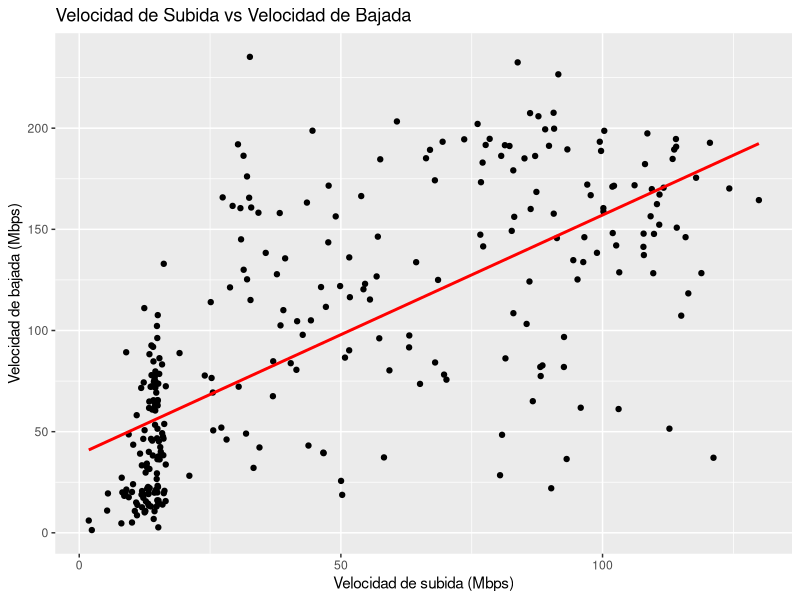

Generate this figure with R:
library(ggplot2)
library(stats)

# Leer los datos del archivo resultados.csv
data <- read.csv("results.csv")

velocidad_subida <- data$up
velocidad_bajada <- data$down

# Cálculos estadísticos de subida
media_subida <- mean(velocidad_subida)
moda_subida <- as.numeric(names(table(velocidad_subida))[table(velocidad_subida) == max(table(velocidad_subida))])
desviacion_subida <- sd(velocidad_subida)

# Cálculos estadísticos de bajada
media_bajada <- mean(velocidad_bajada)
moda_bajada <- as.numeric(names(table(velocidad_bajada))[table(velocidad_bajada) == max(table(velocidad_bajada))])
desviacion_bajada <- sd(velocidad_bajada)

# Gráfica de dispersión de velocidad de subida y bajada
ggplot(data, aes(x = up, y = down)) +
  geom_point() +
  labs(x = "Velocidad de subida (Mbps)", y = "Velocidad de bajada (Mbps)",
       title = "Velocidad de Subida vs Velocidad de Bajada") +
  geom_smooth(method = "lm", se = FALSE, color = "red") +
  geom_text(x = 40, y = 260, label = paste("y =", round(coef(lm(down ~ up, data))["up"], 2), "x +",
                                           round(coef(lm(down ~ up, data))["(Intercept)"], 2)), size = 4) +
  geom_text(x = 40, y = 250, label = paste("r =", round(cor(velocidad_subida, velocidad_bajada), 2)), size = 4)

# Resultados de subida
cat("Estadísticas de Velocidad de Subida:\n")
cat("Media:", media_subida, "\n")
cat("Moda:", moda_subida, "\n")
cat("Desviación estándar:", desviacion_subida, "\n")

# Resultados de bajada
cat("\nEstadísticas de Velocidad de Bajada:\n")
cat("Media:", media_bajada, "\n")
cat("Moda:", moda_bajada, "\n")
cat("Desviación estándar:", desviacion_bajada, "\n")

# Perform linear regression
lm_model <- lm(down ~ up, data)
slope <- coef(lm_model)["up"]
intercept <- coef(lm_model)["(Intercept)"]
r_value <- cor(velocidad_subida, velocidad_bajada)

# Print the trendline equation and r-value
cat("\n")
cat("y =", round(slope, 2), "x +", round(intercept, 2), "\n")
cat("r =", round(r_value, 2), "\n")
